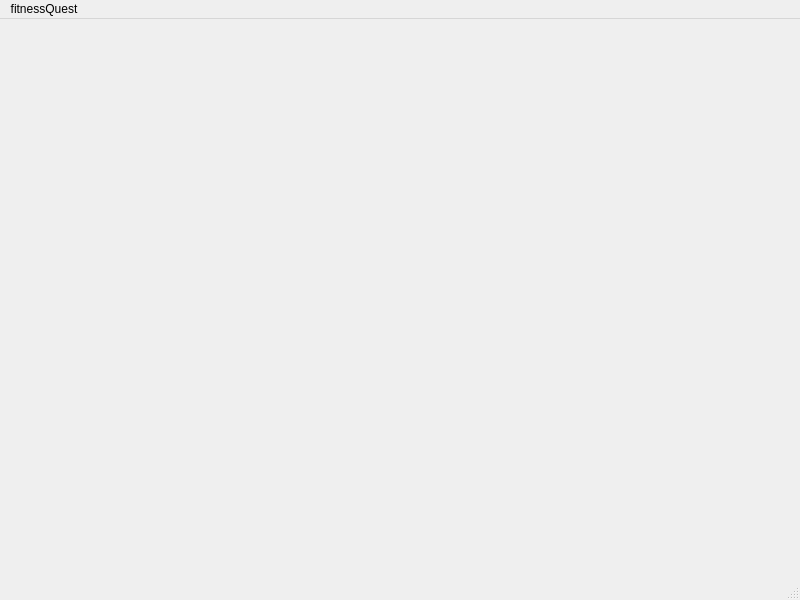
<?xml version="1.0" encoding="UTF-8"?>
<ui version="4.0">
 <class>MainWindow</class>
 <widget class="QMainWindow" name="MainWindow">
  <property name="geometry">
   <rect>
    <x>0</x>
    <y>0</y>
    <width>800</width>
    <height>600</height>
   </rect>
  </property>
  <property name="windowTitle">
   <string>MainWindow</string>
  </property>
  <widget class="QWidget" name="centralwidget"/>
  <widget class="QMenuBar" name="menubar">
   <property name="geometry">
    <rect>
     <x>0</x>
     <y>0</y>
     <width>800</width>
     <height>25</height>
    </rect>
   </property>
   <widget class="QMenu" name="menufitnessQuest">
    <property name="title">
     <string>fitnessQuest</string>
    </property>
   </widget>
   <addaction name="menufitnessQuest"/>
  </widget>
  <widget class="QStatusBar" name="statusbar"/>
 </widget>
 <resources/>
 <connections/>
</ui>
